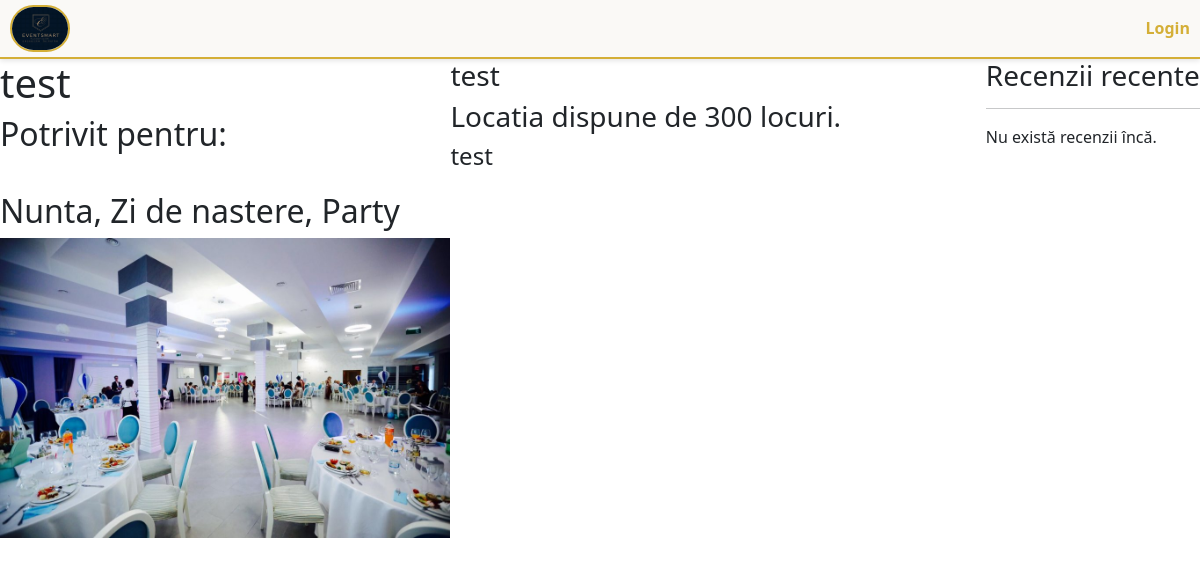
Page /location/test/ on the committed database.
### base/models.py (models this page shows, shortened)
class Location(models.Model):
    owner = models.ForeignKey(User, on_delete=models.SET_NULL, null=True)
    name = models.CharField(max_length=100)
    description = models.TextField(null=True, blank=True)
    gallery = models.ImageField(upload_to='images/', null=True, blank=True)
    location = models.TextField(max_length=30)
    types = models.ManyToManyField(Type, blank=True)
    seats_numbers = models.IntegerField(null=True, blank=True)
    created_at = models.DateTimeField(auto_now_add=True)
    cost = models.IntegerField(default=3000)

class Type(models.Model):
    name = models.CharField(max_length=100)

### base/views.py (the view, shortened to what this page needs)
def location(request, pk):
    location = Location.objects.get(name=pk)
    reviews = location.review_set.all()
    star_range = range(1, 6)
    context = {
        'location': location,
        'star_range': star_range,
        'reviews': reviews,
    }
    return render(request, 'base/location.html', context)

### base/context_processors.py (called while the page is built)
def media_url(request):
    return {
        'MEDIA_URL': settings.MEDIA_URL
    }

### base/templates/base/location.html (shortened to what this page needs)
{% extends 'main.html' %}
{% block content %}
<div class="display-container" style="display:grid;grid-template-columns: 1fr 2.5fr 1fr;">
    <div>
        <h1>{{ location.name }}</h1>
        <h2>
            Potrivit pentru:
            <br>
            <br>
            {% if location.types.count == 1 %}
                {{ location.types.first.name }}.
            {% else %}
                {% for type in location.types.all %}
                    {{ type.name }}{% if not forloop.last %}, {% endif %}
                {% endfor %}
            {% endif %}
        </h2>
        <img style="height: 300px;width: auto;" src="{{ location.gallery.url }}" alt="{{ location.name }}">
    </div>
    <div>
        <h3>{{ location.description }}</h3>
        <h3>Locatia dispune de {{ location.seats_numbers }} locuri.</h3>
        <h4>{{ location.location }}</h4>
    </div>
    <div class="reviews_comments">
        <h3>Recenzii recente</h3>
        <hr>
        {% for review in reviews %}
        <div>
            {% if request.user == review.user %}
            <a href="{% url 'delete_review' review.id %}">Sterge review-ul</a>
            {% endif %}
            <br>
            <small>{{ review.user.username }} <br>
                {% for i in star_range %}
                {% if i <= review.stars %}
                    <span class="star filled">★</span>
                {% else %}
                    <span class="star empty">★</span>
                {% endif %}
            {% endfor %}
            </small>
            <p>{{ review.comment }}</p>
        </div>
        {% empty %}
        <p>Nu există recenzii încă.</p>
        {% endfor %}
    </div>
</div>
{% endblock content %}

### rows in the picture
Location: name "test", gallery (picture), description "test", seats_numbers "300", location "test"
Type: name "Nunta"
Type: name "Zi de nastere"
Type: name "Party"
